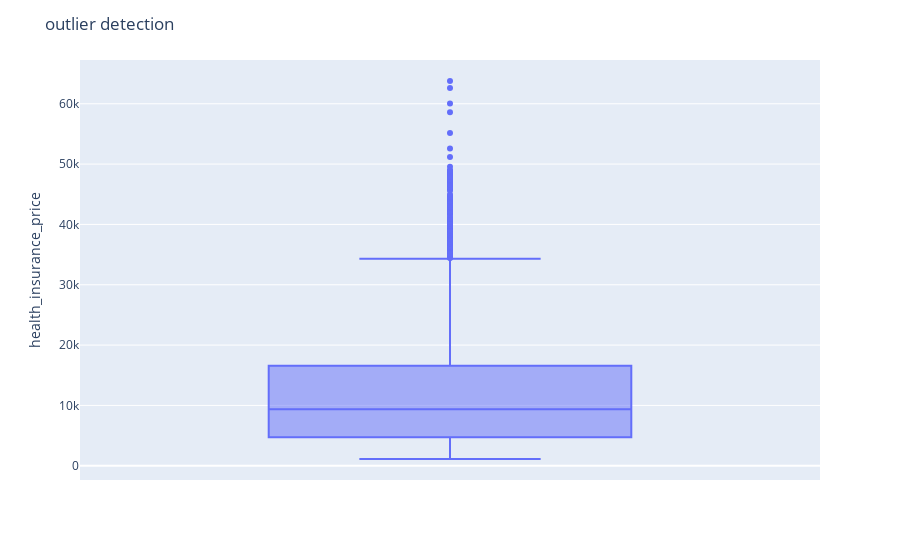

The notebook cell this image was saved under:
### Code cell
fig =px.box(data,y='health_insurance_price')
fig.update_layout(title = 'outlier detection ')
fig.show()

### Figure 1 — Plotly figure (JSON) as saved in the notebook; plotly's stock layout.template omitted (floating-point values rounded to 4 significant figures; data arrays with more than 128 entries replaced by an {"elided": "..."} marker saying what was removed)
{"data": [{"alignmentgroup": "True", "hovertemplate": "health_insurance_price=%{y}<extra></extra>", "legendgroup": "", "marker": {"color": "#636efa"}, "name": "", "notched": false, "offsetgroup": "", "orientation": "v", "showlegend": false, "type": "box", "x0": " ", "xaxis": "x", "y": {"elided": "1338 float values"}, "y0": " ", "yaxis": "y"}], "layout": {"boxmode": "group", "legend": {"tracegroupgap": 0}, "margin": {"t": 60}, "title": {"text": "outlier detection "}, "xaxis": {"anchor": "y", "domain": [0, 1]}, "yaxis": {"anchor": "x", "domain": [0, 1], "title": {"text": "health_insurance_price"}}}}
